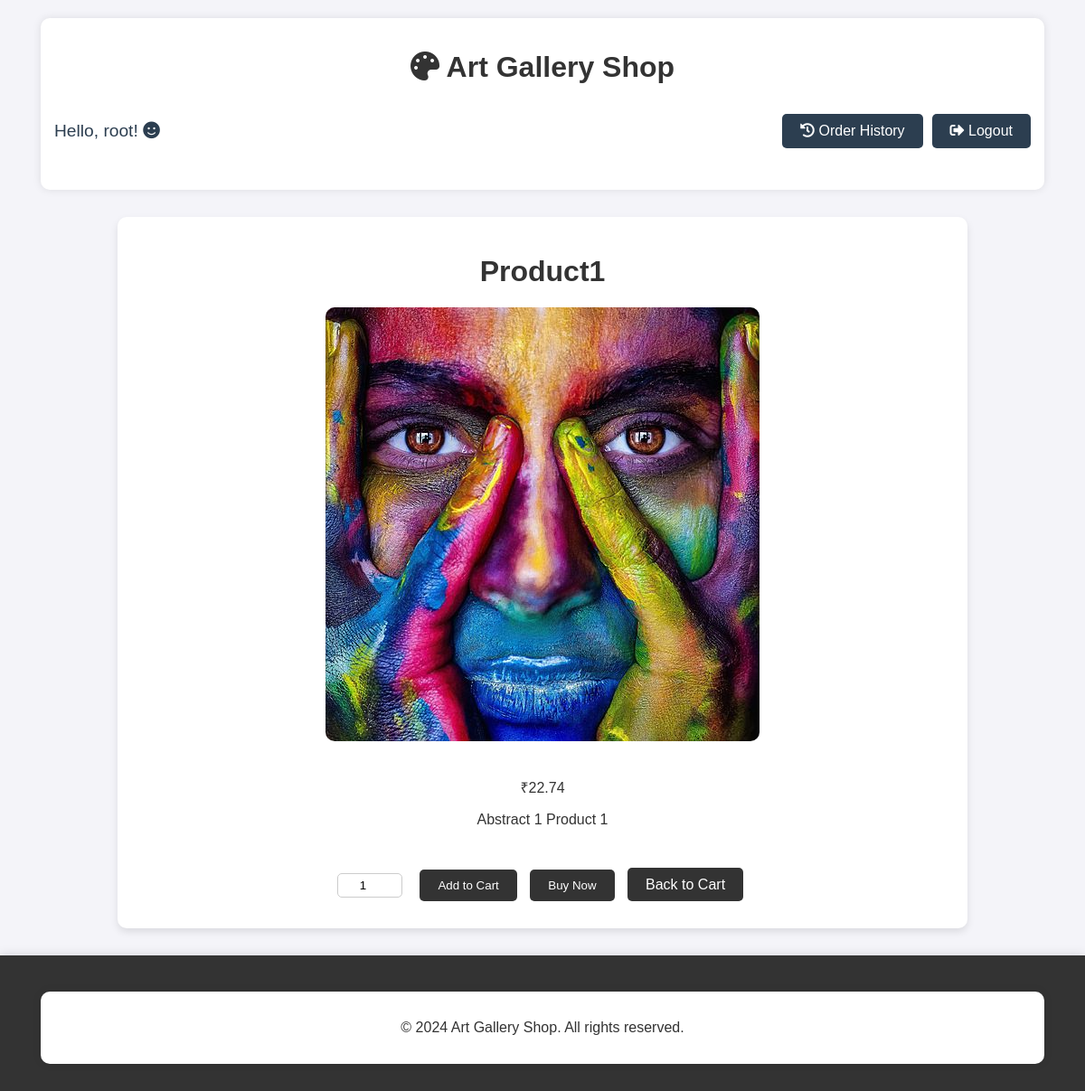
The app's page /product_detail.php?product_id=1 with its own data.
### tables this page shows
CREATE TABLE `products` (
  `id` int(11) NOT NULL,
  `name` varchar(255) NOT NULL,
  `price` decimal(10,2) NOT NULL,
  `image` varchar(255) NOT NULL,
  `description` text NOT NULL
);

### db_connection.php (called while the page is built, shortened)
<?php
$username = "root";
?>

### product_detail.php (the view, shortened to what this page needs)
<?php
include 'db_connection.php';
$product_id = $_GET['product_id'];
$sql = "SELECT * FROM products WHERE id = $product_id";
$result = mysqli_query($connection, $sql);
if ($result && mysqli_num_rows($result) > 0) {
    $product = mysqli_fetch_assoc($result);
} else {
    echo "Product not found.";
    exit();
}
?>
<!DOCTYPE html>
<html lang="en">
<head>
    <link rel="stylesheet" href="style2/product_detail_style.css">
    <link rel="stylesheet" href="https://cdnjs.cloudflare.com/ajax/libs/font-awesome/5.15.4/css/all.min.css">
</head>
<body>
<div class="container">
    <h1 class="project-name"><i class="fas fa-palette"></i> Art Gallery Shop</h1>
    <div class="welcome-section">
        <p class="welcome-message">Hello, <span id="username"><?php echo $username; ?></span>! <i class="fas fa-smile"></i></p>
        <div class="action-buttons">
            <a href="order_history.php" class="cart-btn"><i class="fas fa-history"></i> Order History</a>
            <a href="logout.php" class="logout-btn"><i class="fas fa-sign-out-alt"></i> Logout</a>
        </div>
    </div>
</div>
    <div class="product-detail-container">
        <h1><?php echo $product['name']; ?></h1>
        <img src="images/<?php echo $product['image']; ?>" alt="<?php echo $product['name']; ?>">
        <p class="price">₹<?php echo $product['price']; ?></p>
        <p><?php echo $product['description']; ?></p>
        <form method="post">
            <input type="number" name="quantity" min="1" value="1">
            <button type="submit" name="add_to_cart" class="btn">Add to Cart</button>
            <button type="submit" name="buy_now" class="btn">Buy Now</button>
        </form>
        <a href="cart.php" class="btn">Back to Cart</a>
    </div>
    <footer class="footer">
    <div class="container">
        <p>&copy; <?php echo date('Y'); ?> Art Gallery Shop. All rights reserved.</p>
    </div>
</footer>
</body>
</html>

### style2/product_detail_style.css (style rules this page uses)
body { font-family: Arial, sans-serif; background-color: #f4f4f9; color: #333; margin: 0; padding: 0; }
.container { width: 90%; max-width: 1300px; padding: 15px; background-color: #fff; border-radius: 10px; box-shadow: 0 0 10px rgba(0, 0, 0, 0.1); text-align: center; margin: 20px auto 10px; animation: fadeInDown 0.5s ease; }
.welcome-section { margin-bottom: 20px; display: flex; justify-content: space-between; align-items: center; flex-wrap: wrap; }
.welcome-message { font-size: 1.2em; color: #2c3e50; }
.action-buttons { display: flex; gap: 10px; }
.action-buttons .cart-btn, .action-buttons .logout-btn { display: inline-block; padding: 10px 20px; background-color: #2c3e50; color: #fff; text-decoration: none; border-radius: 5px; transition: background-color 0.3s; }
.product-detail-container { max-width: 900px; margin: 30px auto; padding: 20px; text-align: center; background-color: #fff; box-shadow: 0 4px 8px rgba(0, 0, 0, 0.1); border-radius: 10px; animation: fadeIn 1s ease-in-out; }
.product-detail-container img { max-width: 100%; height: auto; border-radius: 10px; margin-bottom: 20px; transition: transform 0.3s ease; }
.product-detail-container .btn { margin: 10px 5px; padding: 10px 20px; background-color: #333; color: white; text-decoration: none; border-radius: 5px; border: none; cursor: pointer; transition: background-color 0.3s ease, transform 0.3s ease; }
.product-detail-container form { display: inline-block; margin-top: 20px; }
.product-detail-container input[type="number"] { width: 60px; padding: 5px; margin-right: 10px; border: 1px solid #ccc; border-radius: 5px; text-align: center; transition: border-color 0.3s ease; }
.footer { width: 100%; text-align: center; color: #333; padding: 20px 0; background-color: #333; box-shadow: 0 -2px 10px rgba(0, 0, 0, 0.1); margin-top: auto; }

### records on screen
products: name "Product1", image (picture), price "22.74", description "Abstract 1 Product 1"

### other values on screen
$username "root"
